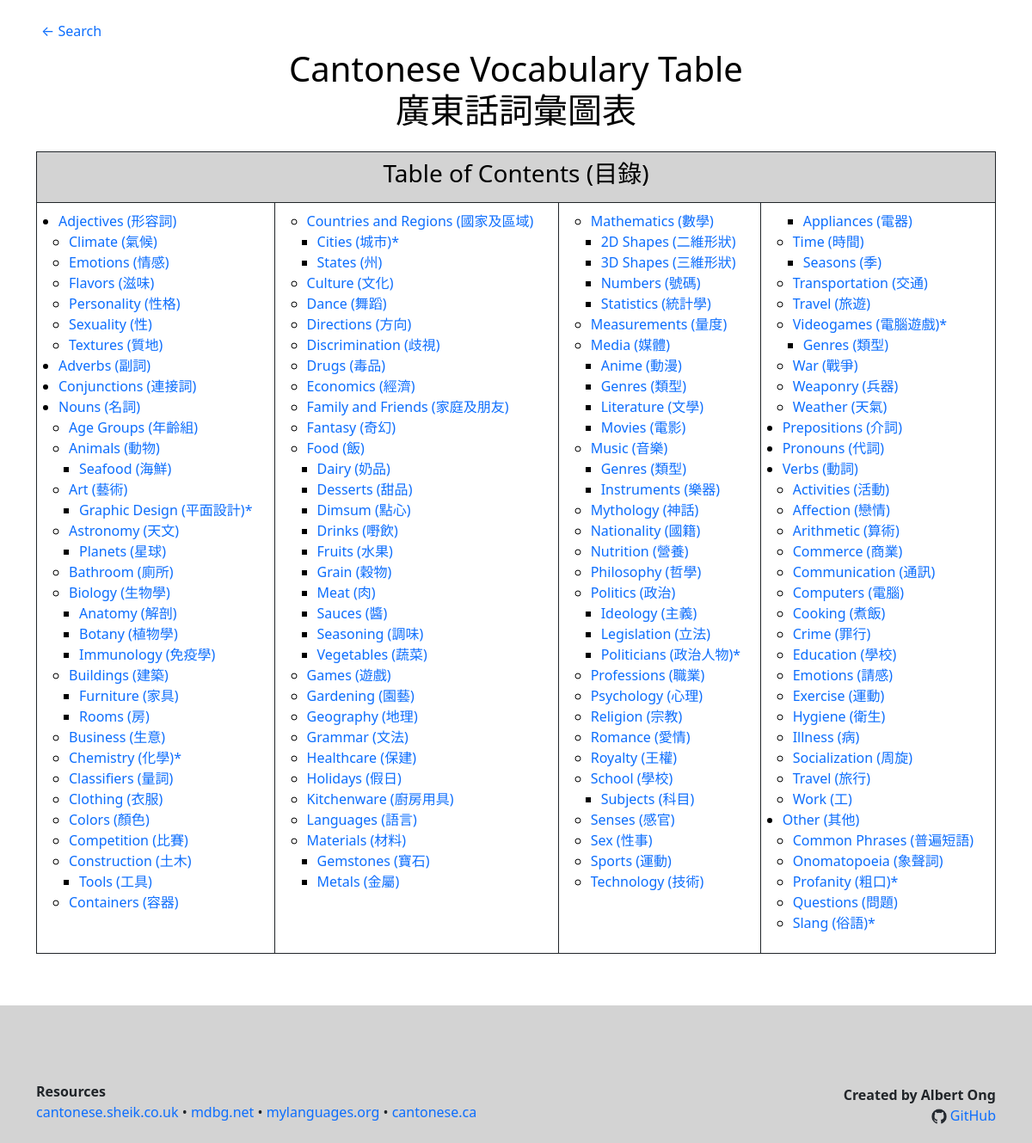
The app's page /pages/homepage.php, older data.
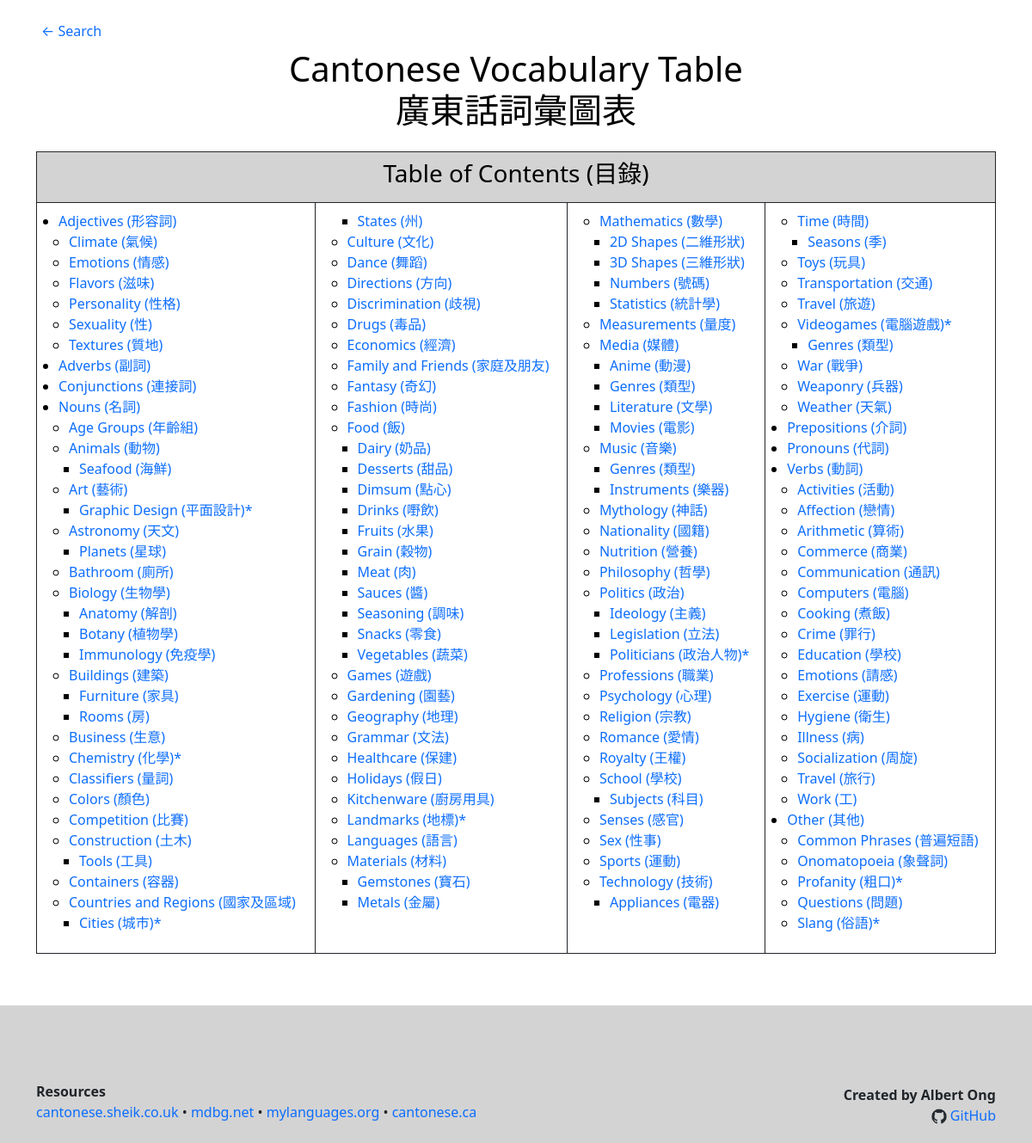
The same page, newer data.
### tables this page shows
CREATE TABLE "categories" (
	"name"	TEXT NOT NULL,
	"chinese"	TEXT NOT NULL,
	"parent"	TEXT,
	"parent2"	TEXT,
	"incomplete"	INTEGER DEFAULT 0,
	PRIMARY KEY("name","parent","parent2")
);

### pages/homepage.php (the view, shortened to what this page needs)
<?php
function print_categories($categories, $count = 1, $tab = 0) {
  $db = new SQLite3('../database/database.db');
  $res = $db -> query("SELECT COUNT(*) FROM categories");
  $total_categories= $res -> fetchArray()[0];
  $is_head = $count == 1;
  if ($is_head) {
    echo "<td>";
  }
  echo "<ul>";
  while ($row = $categories -> fetchArray()) {
    $name = $row["name"];
    $chinese = $row["chinese"];
    $parent = $row["parent"];
    $parent2 = $row["parent2"];
    $incomplete = $row["incomplete"];
    $dividing_indices = array();
    $columns = 4;
    for ($i = 1; $i < $columns; $i++) {
      $dividing_index = (floor($total_categories / $columns) * $i) + 2;
      array_push($dividing_indices, $dividing_index);
    }
    if (in_array($count, $dividing_indices)) {
        $head = str_repeat("</ul>\n", $tab + 1);
        $tail = str_repeat("<ul>\n", $tab + 1);
        echo "$head</td>\n<td>$tail";
    }
    $incomplete_tag = ($incomplete ? "<span title='incomplete'>*</span>" : "");
    $category_vars = "name=$name&parent=$parent&parent2=$parent2&chinese=$chinese";
    echo "<li><a href='category.php?$category_vars'>$name ($chinese)$incomplete_tag</a></li>\n";
    $res = $db -> query("SELECT COUNT(*) FROM categories WHERE parent is '$name'");
    $has_subcategories = $res -> fetchArray()[0] != 0;
    if ($has_subcategories) {
      $query = "SELECT * FROM categories
                WHERE parent is '$name'
                ORDER BY name";
      $subcategories = $db -> query($query);
      $count = print_categories($subcategories, $count + 1, $tab + 1);
    }
    else {
      $count += 1;
    }
  }
  echo "</ul>\n";
  $is_tail = $count == $total_categories;
  return $count;
}
?>
<html>
<head>
<link href="https://cdn.jsdelivr.net/npm/bootstrap@5.0.2/dist/css/bootstrap.min.css" rel="stylesheet">
<link rel="stylesheet" href="../assets/custom.css">
</head>
<body>
<div class="mx-5 mt-4">
  <a href="search.php">← Search</a>
</div>
<h1 class="mt-2">Cantonese Vocabulary Table<br>廣東話詞彙圖表</h1>
<div class="container w-100">
  <table class="table table-bordered border-dark text-black mt-4 mb-5">
    <tr class="bg-lightgray">
      <td colspan="4"><h3>Table of Contents (目錄)</h3></td>
    </tr>
    <tr>
      <?php
      $db = new SQLite3('../database/database.db');
      $categories = $db -> query("SELECT * FROM categories WHERE parent IS NULL");
      print_categories($categories);
      ?>
    </tr>
  </table>
</div>
<nav class="navbar navbar-expand-lg navbar-light bg-lightgray h-20 d-flex align-items-end" style="margin-top: 5%;">
  <div class="container">
    <div class="navbar-collapse">
      <ul class="list-unstyled">
      <li><strong>Resources</strong></li>
      <li>
         <a target="_blank" href="http://www.cantonese.sheik.co.uk/">cantonese.sheik.co.uk</a>
       • <a target="_blank" href="https://www.mdbg.net/chinese/dictionary">mdbg.net</a>
       • <a target="_blank" href="http://mylanguages.org/learn_cantonese.php">mylanguages.org</a>
       • <a target="_blank" href="https://cantonese.ca/">cantonese.ca</a>
      </li>
      </ul>
      <div class="ms-auto mb-2 text-end">
        <strong>Created by Albert Ong</strong><br>
        <img src="../assets/github_icon.png" height="18px">
        <a class="ml-5" target="_blank" href="https://github.com/Albert-C-Ong/Cantonese-Vocabulary-Table">GitHub</a>
      </div>
    </div>
  </div>
</nav>
</body>
</html>

### assets/custom.css (style rules this page uses)
body { min-height: 100%; }
h1, h2, h3 { color: black; text-align: center; }
a { text-decoration: none; }
.bg-lightgray { background-color: lightgray; }
.h-20 { height: 20%; }
.text-black { color: black; }

### pages/homepage.php (style rules this page uses)
.table ul { margin-left: -15px; }
.table ul ul { margin-left: -20px; }

Row changes from the older to the newer data that the page shows:
removed categories: name "Clothing", chinese "衣服", shown under "Nouns"
added categories: name "Fashion", chinese "時尚", shown under "Nouns"
added categories: name "Snacks", chinese "零食", shown under "Food"
added categories: name "Landmarks", chinese "地標", shown under "Nouns"
added categories: name "Toys", chinese "玩具", shown under "Nouns"
